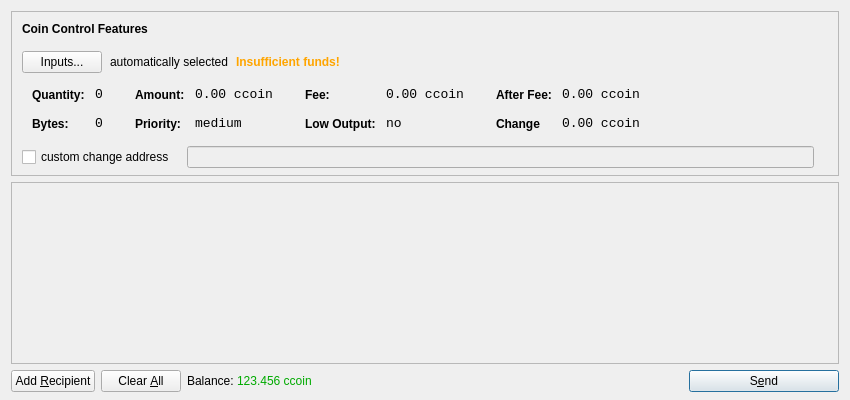
<?xml version="1.0" encoding="UTF-8"?>
<ui version="4.0">
 <class>SendCoinsDialog</class>
 <widget class="QDialog" name="SendCoinsDialog">
  <property name="geometry">
   <rect>
    <x>0</x>
    <y>0</y>
    <width>850</width>
    <height>400</height>
   </rect>
  </property>
  <property name="windowTitle">
   <string>Send Coins</string>
  </property>
  <property name="styleSheet">
   <string notr="true"/>
  </property>
  <layout class="QVBoxLayout" name="verticalLayout" stretch="0,1,0">
   <property name="bottomMargin">
    <number>8</number>
   </property>
   <item>
    <widget class="QFrame" name="frameCoinControl">
     <property name="sizePolicy">
      <sizepolicy hsizetype="Expanding" vsizetype="Expanding">
       <horstretch>0</horstretch>
       <verstretch>0</verstretch>
      </sizepolicy>
     </property>
     <property name="maximumSize">
      <size>
       <width>16777215</width>
       <height>16777215</height>
      </size>
     </property>
     <property name="frameShape">
      <enum>QFrame::StyledPanel</enum>
     </property>
     <property name="frameShadow">
      <enum>QFrame::Sunken</enum>
     </property>
     <layout class="QVBoxLayout" name="verticalLayoutCoinControl2">
      <property name="spacing">
       <number>6</number>
      </property>
      <property name="leftMargin">
       <number>0</number>
      </property>
      <property name="topMargin">
       <number>0</number>
      </property>
      <property name="rightMargin">
       <number>0</number>
      </property>
      <property name="bottomMargin">
       <number>6</number>
      </property>
      <item>
       <layout class="QVBoxLayout" name="verticalLayoutCoinControl" stretch="0,0,0,0,1">
        <property name="spacing">
         <number>0</number>
        </property>
        <property name="leftMargin">
         <number>10</number>
        </property>
        <property name="topMargin">
         <number>10</number>
        </property>
        <item>
         <layout class="QHBoxLayout" name="horizontalLayoutCoinControl1">
          <property name="bottomMargin">
           <number>15</number>
          </property>
          <item>
           <widget class="QLabel" name="labelCoinControlFeatures">
            <property name="sizePolicy">
             <sizepolicy hsizetype="Preferred" vsizetype="Maximum">
              <horstretch>0</horstretch>
              <verstretch>0</verstretch>
             </sizepolicy>
            </property>
            <property name="font">
             <font>
              <weight>75</weight>
              <bold>true</bold>
             </font>
            </property>
            <property name="styleSheet">
             <string notr="true">font-weight:bold;</string>
            </property>
            <property name="text">
             <string>Coin Control Features</string>
            </property>
           </widget>
          </item>
         </layout>
        </item>
        <item>
         <layout class="QHBoxLayout" name="horizontalLayoutCoinControl2" stretch="0,0,0,0">
          <property name="spacing">
           <number>8</number>
          </property>
          <property name="bottomMargin">
           <number>10</number>
          </property>
          <item>
           <widget class="QPushButton" name="pushButtonCoinControl">
            <property name="styleSheet">
             <string notr="true"/>
            </property>
            <property name="text">
             <string>Inputs...</string>
            </property>
           </widget>
          </item>
          <item>
           <widget class="QLabel" name="labelCoinControlAutomaticallySelected">
            <property name="text">
             <string>automatically selected</string>
            </property>
            <property name="margin">
             <number>5</number>
            </property>
           </widget>
          </item>
          <item>
           <widget class="QLabel" name="labelCoinControlInsuffFunds">
            <property name="font">
             <font>
              <weight>75</weight>
              <bold>true</bold>
             </font>
            </property>
            <property name="styleSheet">
             <string notr="true">color:orange;font-weight:bold;</string>
            </property>
            <property name="text">
             <string>Insufficient funds!</string>
            </property>
            <property name="margin">
             <number>5</number>
            </property>
           </widget>
          </item>
          <item>
           <spacer name="horizontalSpacerCoinControl">
            <property name="orientation">
             <enum>Qt::Horizontal</enum>
            </property>
            <property name="sizeHint" stdset="0">
             <size>
              <width>40</width>
              <height>1</height>
             </size>
            </property>
           </spacer>
          </item>
         </layout>
        </item>
        <item>
         <widget class="QWidget" name="widgetCoinControl" native="true">
          <property name="sizePolicy">
           <sizepolicy hsizetype="Preferred" vsizetype="Preferred">
            <horstretch>0</horstretch>
            <verstretch>0</verstretch>
           </sizepolicy>
          </property>
          <property name="minimumSize">
           <size>
            <width>0</width>
            <height>0</height>
           </size>
          </property>
          <property name="styleSheet">
           <string notr="true"/>
          </property>
          <layout class="QHBoxLayout" name="horizontalLayoutCoinControl5">
           <property name="leftMargin">
            <number>0</number>
           </property>
           <property name="topMargin">
            <number>0</number>
           </property>
           <property name="rightMargin">
            <number>0</number>
           </property>
           <property name="bottomMargin">
            <number>0</number>
           </property>
           <item>
            <layout class="QHBoxLayout" name="horizontalLayoutCoinControl3" stretch="0,0,0,1">
             <property name="spacing">
              <number>20</number>
             </property>
             <property name="topMargin">
              <number>0</number>
             </property>
             <property name="bottomMargin">
              <number>10</number>
             </property>
             <item>
              <layout class="QFormLayout" name="formLayoutCoinControl1">
               <property name="horizontalSpacing">
                <number>10</number>
               </property>
               <property name="verticalSpacing">
                <number>14</number>
               </property>
               <property name="leftMargin">
                <number>10</number>
               </property>
               <property name="topMargin">
                <number>4</number>
               </property>
               <property name="rightMargin">
                <number>6</number>
               </property>
               <item row="0" column="0">
                <widget class="QLabel" name="labelCoinControlQuantityText">
                 <property name="styleSheet">
                  <string notr="true">font-weight:bold;</string>
                 </property>
                 <property name="text">
                  <string>Quantity:</string>
                 </property>
                 <property name="margin">
                  <number>0</number>
                 </property>
                </widget>
               </item>
               <item row="0" column="1">
                <widget class="QLabel" name="labelCoinControlQuantity">
                 <property name="font">
                  <font>
                   <family>Monospace</family>
                   <pointsize>10</pointsize>
                  </font>
                 </property>
                 <property name="cursor">
                  <cursorShape>IBeamCursor</cursorShape>
                 </property>
                 <property name="contextMenuPolicy">
                  <enum>Qt::ActionsContextMenu</enum>
                 </property>
                 <property name="text">
                  <string>0</string>
                 </property>
                 <property name="margin">
                  <number>0</number>
                 </property>
                 <property name="textInteractionFlags">
                  <set>Qt::LinksAccessibleByMouse|Qt::TextSelectableByKeyboard|Qt::TextSelectableByMouse</set>
                 </property>
                </widget>
               </item>
               <item row="1" column="0">
                <widget class="QLabel" name="labelCoinControlBytesText">
                 <property name="styleSheet">
                  <string notr="true">font-weight:bold;</string>
                 </property>
                 <property name="text">
                  <string>Bytes:</string>
                 </property>
                </widget>
               </item>
               <item row="1" column="1">
                <widget class="QLabel" name="labelCoinControlBytes">
                 <property name="font">
                  <font>
                   <family>Monospace</family>
                   <pointsize>10</pointsize>
                  </font>
                 </property>
                 <property name="cursor">
                  <cursorShape>IBeamCursor</cursorShape>
                 </property>
                 <property name="contextMenuPolicy">
                  <enum>Qt::ActionsContextMenu</enum>
                 </property>
                 <property name="text">
                  <string>0</string>
                 </property>
                 <property name="textInteractionFlags">
                  <set>Qt::LinksAccessibleByMouse|Qt::TextSelectableByKeyboard|Qt::TextSelectableByMouse</set>
                 </property>
                </widget>
               </item>
              </layout>
             </item>
             <item>
              <layout class="QFormLayout" name="formLayoutCoinControl2">
               <property name="horizontalSpacing">
                <number>10</number>
               </property>
               <property name="verticalSpacing">
                <number>14</number>
               </property>
               <property name="leftMargin">
                <number>6</number>
               </property>
               <property name="topMargin">
                <number>4</number>
               </property>
               <property name="rightMargin">
                <number>6</number>
               </property>
               <item row="0" column="0">
                <widget class="QLabel" name="labelCoinControlAmountText">
                 <property name="styleSheet">
                  <string notr="true">font-weight:bold;</string>
                 </property>
                 <property name="text">
                  <string>Amount:</string>
                 </property>
                 <property name="margin">
                  <number>0</number>
                 </property>
                </widget>
               </item>
               <item row="0" column="1">
                <widget class="QLabel" name="labelCoinControlAmount">
                 <property name="font">
                  <font>
                   <family>Monospace</family>
                   <pointsize>10</pointsize>
                  </font>
                 </property>
                 <property name="cursor">
                  <cursorShape>IBeamCursor</cursorShape>
                 </property>
                 <property name="contextMenuPolicy">
                  <enum>Qt::ActionsContextMenu</enum>
                 </property>
                 <property name="text">
                  <string>0.00 ccoin</string>
                 </property>
                 <property name="textInteractionFlags">
                  <set>Qt::LinksAccessibleByMouse|Qt::TextSelectableByKeyboard|Qt::TextSelectableByMouse</set>
                 </property>
                </widget>
               </item>
               <item row="1" column="0">
                <widget class="QLabel" name="labelCoinControlPriorityText">
                 <property name="styleSheet">
                  <string notr="true">font-weight:bold;</string>
                 </property>
                 <property name="text">
                  <string>Priority:</string>
                 </property>
                </widget>
               </item>
               <item row="1" column="1">
                <widget class="QLabel" name="labelCoinControlPriority">
                 <property name="font">
                  <font>
                   <family>Monospace</family>
                   <pointsize>10</pointsize>
                  </font>
                 </property>
                 <property name="cursor">
                  <cursorShape>IBeamCursor</cursorShape>
                 </property>
                 <property name="contextMenuPolicy">
                  <enum>Qt::ActionsContextMenu</enum>
                 </property>
                 <property name="text">
                  <string>medium</string>
                 </property>
                 <property name="textInteractionFlags">
                  <set>Qt::LinksAccessibleByMouse|Qt::TextSelectableByKeyboard|Qt::TextSelectableByMouse</set>
                 </property>
                </widget>
               </item>
              </layout>
             </item>
             <item>
              <layout class="QFormLayout" name="formLayoutCoinControl3">
               <property name="horizontalSpacing">
                <number>10</number>
               </property>
               <property name="verticalSpacing">
                <number>14</number>
               </property>
               <property name="leftMargin">
                <number>6</number>
               </property>
               <property name="topMargin">
                <number>4</number>
               </property>
               <property name="rightMargin">
                <number>6</number>
               </property>
               <item row="0" column="0">
                <widget class="QLabel" name="labelCoinControlFeeText">
                 <property name="styleSheet">
                  <string notr="true">font-weight:bold;</string>
                 </property>
                 <property name="text">
                  <string>Fee:</string>
                 </property>
                 <property name="margin">
                  <number>0</number>
                 </property>
                </widget>
               </item>
               <item row="0" column="1">
                <widget class="QLabel" name="labelCoinControlFee">
                 <property name="font">
                  <font>
                   <family>Monospace</family>
                   <pointsize>10</pointsize>
                  </font>
                 </property>
                 <property name="cursor">
                  <cursorShape>IBeamCursor</cursorShape>
                 </property>
                 <property name="contextMenuPolicy">
                  <enum>Qt::ActionsContextMenu</enum>
                 </property>
                 <property name="text">
                  <string>0.00 ccoin</string>
                 </property>
                 <property name="textInteractionFlags">
                  <set>Qt::LinksAccessibleByMouse|Qt::TextSelectableByKeyboard|Qt::TextSelectableByMouse</set>
                 </property>
                </widget>
               </item>
               <item row="1" column="0">
                <widget class="QLabel" name="labelCoinControlLowOutputText">
                 <property name="styleSheet">
                  <string notr="true">font-weight:bold;</string>
                 </property>
                 <property name="text">
                  <string>Low Output:</string>
                 </property>
                </widget>
               </item>
               <item row="1" column="1">
                <widget class="QLabel" name="labelCoinControlLowOutput">
                 <property name="font">
                  <font>
                   <family>Monospace</family>
                   <pointsize>10</pointsize>
                  </font>
                 </property>
                 <property name="cursor">
                  <cursorShape>IBeamCursor</cursorShape>
                 </property>
                 <property name="contextMenuPolicy">
                  <enum>Qt::ActionsContextMenu</enum>
                 </property>
                 <property name="text">
                  <string>no</string>
                 </property>
                 <property name="textInteractionFlags">
                  <set>Qt::LinksAccessibleByMouse|Qt::TextSelectableByKeyboard|Qt::TextSelectableByMouse</set>
                 </property>
                </widget>
               </item>
              </layout>
             </item>
             <item>
              <layout class="QFormLayout" name="formLayoutCoinControl4">
               <property name="horizontalSpacing">
                <number>10</number>
               </property>
               <property name="verticalSpacing">
                <number>14</number>
               </property>
               <property name="leftMargin">
                <number>6</number>
               </property>
               <property name="topMargin">
                <number>4</number>
               </property>
               <property name="rightMargin">
                <number>6</number>
               </property>
               <item row="0" column="0">
                <widget class="QLabel" name="labelCoinControlAfterFeeText">
                 <property name="styleSheet">
                  <string notr="true">font-weight:bold;</string>
                 </property>
                 <property name="text">
                  <string>After Fee:</string>
                 </property>
                 <property name="margin">
                  <number>0</number>
                 </property>
                </widget>
               </item>
               <item row="0" column="1">
                <widget class="QLabel" name="labelCoinControlAfterFee">
                 <property name="font">
                  <font>
                   <family>Monospace</family>
                   <pointsize>10</pointsize>
                  </font>
                 </property>
                 <property name="cursor">
                  <cursorShape>IBeamCursor</cursorShape>
                 </property>
                 <property name="contextMenuPolicy">
                  <enum>Qt::ActionsContextMenu</enum>
                 </property>
                 <property name="text">
                  <string>0.00 ccoin</string>
                 </property>
                 <property name="textInteractionFlags">
                  <set>Qt::LinksAccessibleByMouse|Qt::TextSelectableByKeyboard|Qt::TextSelectableByMouse</set>
                 </property>
                </widget>
               </item>
               <item row="1" column="0">
                <widget class="QLabel" name="labelCoinControlChangeText">
                 <property name="styleSheet">
                  <string notr="true">font-weight:bold;</string>
                 </property>
                 <property name="text">
                  <string>Change</string>
                 </property>
                </widget>
               </item>
               <item row="1" column="1">
                <widget class="QLabel" name="labelCoinControlChange">
                 <property name="font">
                  <font>
                   <family>Monospace</family>
                   <pointsize>10</pointsize>
                  </font>
                 </property>
                 <property name="cursor">
                  <cursorShape>IBeamCursor</cursorShape>
                 </property>
                 <property name="contextMenuPolicy">
                  <enum>Qt::ActionsContextMenu</enum>
                 </property>
                 <property name="text">
                  <string>0.00 ccoin</string>
                 </property>
                 <property name="textInteractionFlags">
                  <set>Qt::LinksAccessibleByMouse|Qt::TextSelectableByKeyboard|Qt::TextSelectableByMouse</set>
                 </property>
                </widget>
               </item>
              </layout>
             </item>
            </layout>
           </item>
          </layout>
         </widget>
        </item>
        <item>
         <layout class="QHBoxLayout" name="horizontalLayoutCoinControl4" stretch="0,0,0">
          <property name="spacing">
           <number>12</number>
          </property>
          <property name="sizeConstraint">
           <enum>QLayout::SetDefaultConstraint</enum>
          </property>
          <property name="topMargin">
           <number>5</number>
          </property>
          <property name="rightMargin">
           <number>5</number>
          </property>
          <item>
           <widget class="QCheckBox" name="checkBoxCoinControlChange">
            <property name="styleSheet">
             <string notr="true"/>
            </property>
            <property name="text">
             <string>custom change address</string>
            </property>
           </widget>
          </item>
          <item>
           <widget class="QLineEdit" name="lineEditCoinControlChange">
            <property name="enabled">
             <bool>false</bool>
            </property>
            <property name="sizePolicy">
             <sizepolicy hsizetype="Expanding" vsizetype="Fixed">
              <horstretch>0</horstretch>
              <verstretch>0</verstretch>
             </sizepolicy>
            </property>
            <property name="styleSheet">
             <string notr="true"/>
            </property>
           </widget>
          </item>
          <item>
           <widget class="QLabel" name="labelCoinControlChangeLabel">
            <property name="sizePolicy">
             <sizepolicy hsizetype="Preferred" vsizetype="Expanding">
              <horstretch>0</horstretch>
              <verstretch>0</verstretch>
             </sizepolicy>
            </property>
            <property name="minimumSize">
             <size>
              <width>0</width>
              <height>0</height>
             </size>
            </property>
            <property name="text">
             <string/>
            </property>
            <property name="margin">
             <number>3</number>
            </property>
           </widget>
          </item>
         </layout>
        </item>
        <item>
         <spacer name="verticalSpacerCoinControl">
          <property name="orientation">
           <enum>Qt::Vertical</enum>
          </property>
          <property name="sizeHint" stdset="0">
           <size>
            <width>800</width>
            <height>1</height>
           </size>
          </property>
         </spacer>
        </item>
       </layout>
      </item>
     </layout>
    </widget>
   </item>
   <item>
    <widget class="QScrollArea" name="scrollArea">
     <property name="widgetResizable">
      <bool>true</bool>
     </property>
     <widget class="QWidget" name="scrollAreaWidgetContents">
      <property name="geometry">
       <rect>
        <x>0</x>
        <y>0</y>
        <width>828</width>
        <height>162</height>
       </rect>
      </property>
      <layout class="QVBoxLayout" name="verticalLayout_2">
       <property name="leftMargin">
        <number>0</number>
       </property>
       <property name="topMargin">
        <number>0</number>
       </property>
       <property name="rightMargin">
        <number>0</number>
       </property>
       <property name="bottomMargin">
        <number>0</number>
       </property>
       <item>
        <layout class="QVBoxLayout" name="entries">
         <property name="spacing">
          <number>6</number>
         </property>
        </layout>
       </item>
       <item>
        <spacer name="verticalSpacer">
         <property name="orientation">
          <enum>Qt::Vertical</enum>
         </property>
         <property name="sizeHint" stdset="0">
          <size>
           <width>20</width>
           <height>40</height>
          </size>
         </property>
        </spacer>
       </item>
      </layout>
     </widget>
    </widget>
   </item>
   <item>
    <layout class="QHBoxLayout" name="horizontalLayout">
     <item>
      <widget class="QPushButton" name="addButton">
       <property name="toolTip">
        <string>Send to multiple recipients at once</string>
       </property>
       <property name="styleSheet">
        <string notr="true"/>
       </property>
       <property name="text">
        <string>Add &amp;Recipient</string>
       </property>
       <property name="icon">
        <iconset resource="../bitcoin.qrc">
         <normaloff>:/icons/add</normaloff>:/icons/add</iconset>
       </property>
       <property name="autoDefault">
        <bool>false</bool>
       </property>
      </widget>
     </item>
     <item>
      <widget class="QPushButton" name="clearButton">
       <property name="sizePolicy">
        <sizepolicy hsizetype="Minimum" vsizetype="Fixed">
         <horstretch>0</horstretch>
         <verstretch>0</verstretch>
        </sizepolicy>
       </property>
       <property name="toolTip">
        <string>Remove all transaction fields</string>
       </property>
       <property name="styleSheet">
        <string notr="true"/>
       </property>
       <property name="text">
        <string>Clear &amp;All</string>
       </property>
       <property name="icon">
        <iconset resource="../bitcoin.qrc">
         <normaloff>:/icons/remove</normaloff>:/icons/remove</iconset>
       </property>
       <property name="autoRepeatDelay">
        <number>300</number>
       </property>
       <property name="autoDefault">
        <bool>false</bool>
       </property>
      </widget>
     </item>
     <item>
      <layout class="QHBoxLayout" name="horizontalLayout_2">
       <property name="spacing">
        <number>3</number>
       </property>
       <item>
        <widget class="QLabel" name="label">
         <property name="sizePolicy">
          <sizepolicy hsizetype="Preferred" vsizetype="Fixed">
           <horstretch>0</horstretch>
           <verstretch>0</verstretch>
          </sizepolicy>
         </property>
         <property name="text">
          <string>Balance:</string>
         </property>
        </widget>
       </item>
       <item>
        <widget class="QLabel" name="labelBalance">
         <property name="sizePolicy">
          <sizepolicy hsizetype="Preferred" vsizetype="Fixed">
           <horstretch>0</horstretch>
           <verstretch>0</verstretch>
          </sizepolicy>
         </property>
         <property name="cursor">
          <cursorShape>IBeamCursor</cursorShape>
         </property>
         <property name="styleSheet">
          <string notr="true">color: rgb(0, 170, 0);</string>
         </property>
         <property name="text">
          <string>123.456 ccoin</string>
         </property>
         <property name="textInteractionFlags">
          <set>Qt::LinksAccessibleByMouse|Qt::TextSelectableByKeyboard|Qt::TextSelectableByMouse</set>
         </property>
        </widget>
       </item>
      </layout>
     </item>
     <item>
      <spacer name="horizontalSpacer">
       <property name="orientation">
        <enum>Qt::Horizontal</enum>
       </property>
       <property name="sizeHint" stdset="0">
        <size>
         <width>40</width>
         <height>20</height>
        </size>
       </property>
      </spacer>
     </item>
     <item>
      <widget class="QPushButton" name="sendButton">
       <property name="minimumSize">
        <size>
         <width>150</width>
         <height>0</height>
        </size>
       </property>
       <property name="toolTip">
        <string>Confirm the send action</string>
       </property>
       <property name="styleSheet">
        <string notr="true"/>
       </property>
       <property name="text">
        <string>S&amp;end</string>
       </property>
       <property name="icon">
        <iconset resource="../bitcoin.qrc">
         <normaloff>:/icons/send</normaloff>:/icons/send</iconset>
       </property>
       <property name="default">
        <bool>true</bool>
       </property>
      </widget>
     </item>
    </layout>
   </item>
  </layout>
 </widget>
 <resources>
  <include location="../bitcoin.qrc"/>
 </resources>
 <connections/>
</ui>
